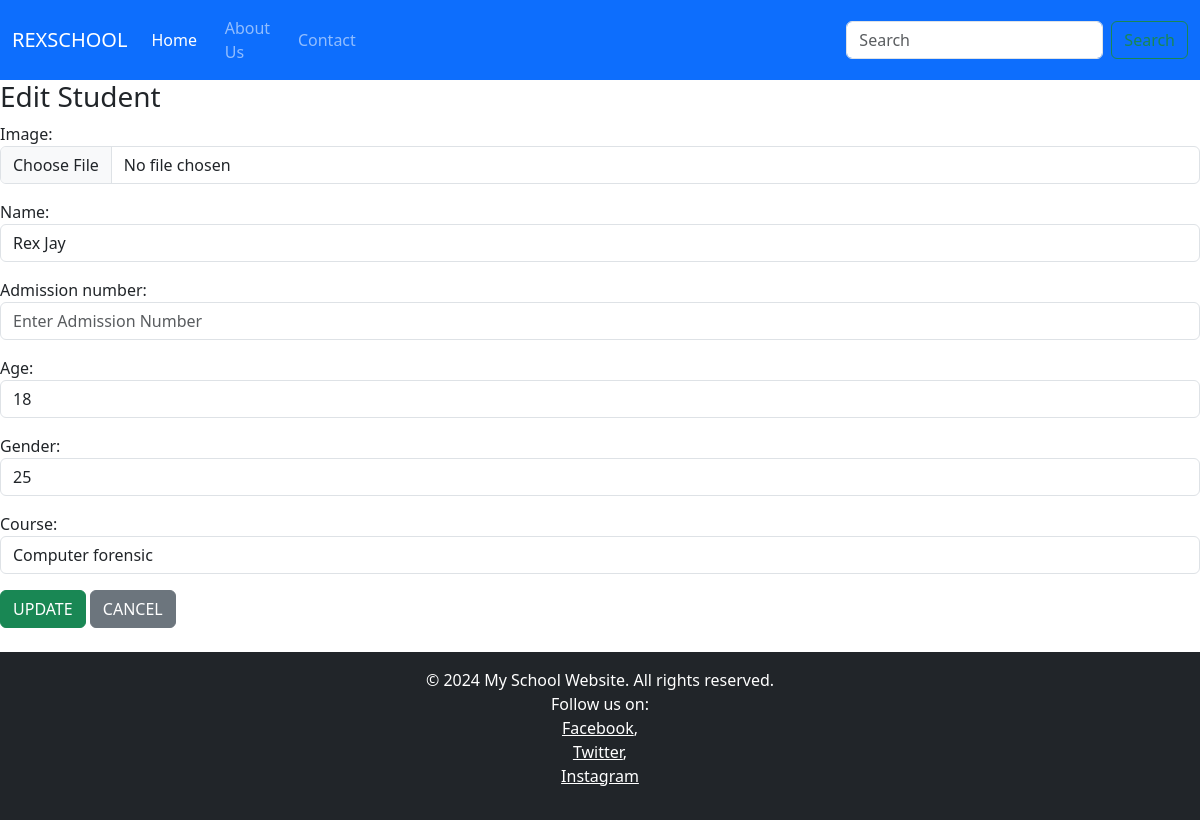
The app's page /student_app/edit/4/ with its own data.
### student_app/models.py (models this page shows, shortened)
class Student(models.Model):
    image = models.ImageField(upload_to='student_images/', blank=True)
    name = models.CharField(max_length=50)
    admission_number = models.CharField(max_length=20, null=True)
    age = models.IntegerField()
    gender = models.CharField(max_length=10)
    course = models.CharField(max_length=50)

### student_app/views.py (the view)
# urls.py: path('edit/<int:id>/',views.edit,name='edit'),
def edit(request,id):
    student= get_object_or_404(Student,id=id)
    if request.method == 'POST':
        form = StudentForm(request.POST,request.FILES,instance=student)
        if form.is_valid():
            form.save()
            messages.success(request, 'Your changes have been saved successfully.')
            return redirect('about')
        else:
            messages.error(request,'Please check form details')
    else:
        form = StudentForm(instance=student)
    return render(request, 'edit.html', {'form':form,'student':student})

### student_app/forms.py
class StudentForm(forms.ModelForm):
    class Meta:
        model = Student
        fields = '__all__'
        widgets = {
            'name': forms.TextInput(attrs={'class': 'form-control', 'placeholder': 'Enter Name'}),
            'admission_number': forms.TextInput(attrs={'class': 'form-control', 'placeholder': 'Enter Admission Number'}),
            'age': forms.NumberInput(attrs={'class': 'form-control', 'placeholder': 'Enter Age'}),
            'gender': forms.TextInput(attrs={'class': 'form-control', 'placeholder': 'Enter Gender'}),
            'course': forms.TextInput(attrs={'class': 'form-control', 'placeholder': 'Enter Course'}),
            'image': forms.ClearableFileInput(attrs={'class': 'form-control','accept': 'image/*','tittle':'Upload image here'})
        }

### student_app/templates/edit.html (shortened to what this page needs)
{% extends 'base.html' %}
{% block content %}
<h3>Edit Student</h3>
<form method="post" enctype="multipart/form-data">
    {{ form.as_p }}
    <button class="btn btn-success" type="submit">  UPDATE</button>
    <a href="" class="btn btn-secondary">CANCEL</a>
</form>
{% endblock %}

### records on screen
Student: name "Rex Jay", age "18", gender "25", course "Computer forensic"
